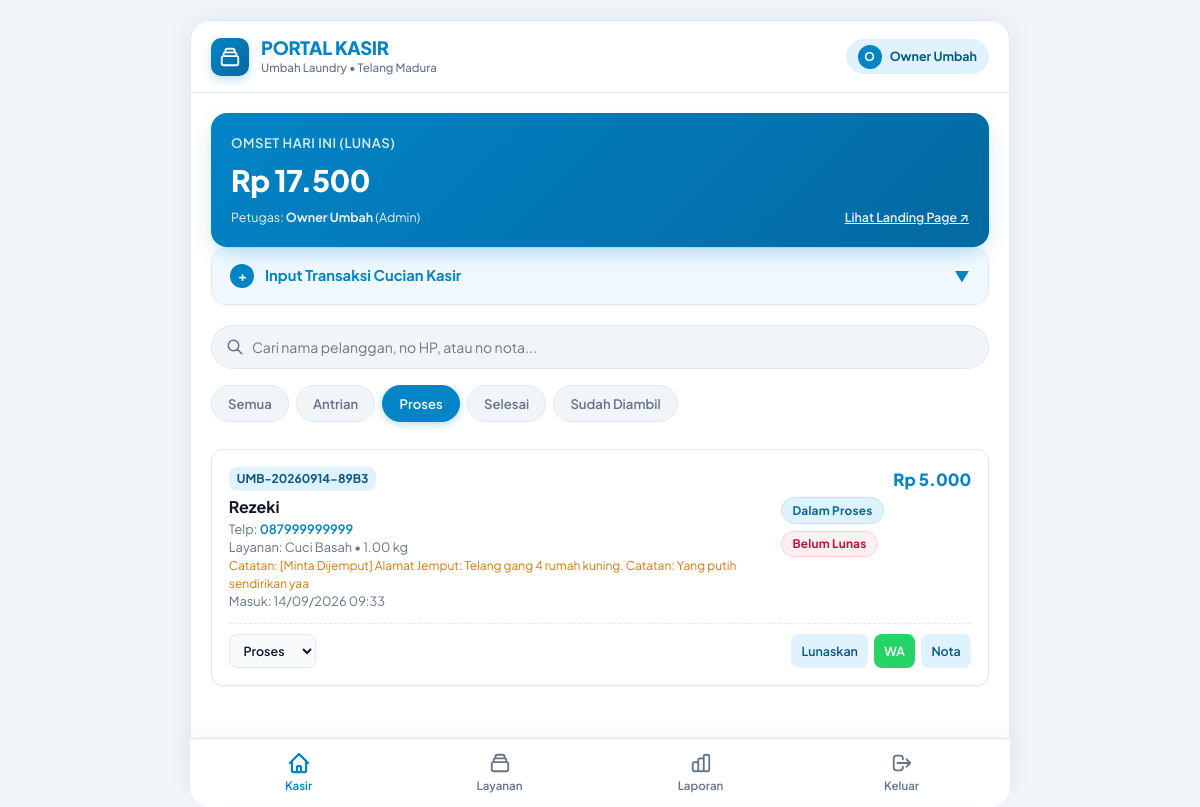
/kasir.php?status=Dalam Proses (signed in), run on the app's committed database.
### tables this page shows
CREATE TABLE `transaksi` (
  `id` int(11) NOT NULL AUTO_INCREMENT,
  `kode_transaksi` varchar(30) NOT NULL,
  `id_pelanggan` int(11) NOT NULL,
  `id_layanan` int(11) NOT NULL,
  `id_karyawan` int(11) DEFAULT NULL,
  `berat_jumlah` decimal(5,2) NOT NULL,
  `total_harga` decimal(10,2) NOT NULL,
  `metode_pembayaran` enum('Tunai','QRIS','Transfer') DEFAULT 'Tunai',
  `status_pembayaran` enum('Belum Lunas','Lunas') DEFAULT 'Lunas',
  `status_cucian` enum('Antrian','Dalam Proses','Selesai','Sudah Diambil','Batal') DEFAULT 'Antrian',
  `catatan` text DEFAULT NULL,
  `tanggal_masuk` datetime DEFAULT current_timestamp(),
  `tanggal_selesai` datetime DEFAULT NULL,
  PRIMARY KEY (`id`),
  UNIQUE KEY `kode_transaksi` (`kode_transaksi`),
  KEY `fk_tx_pelanggan` (`id_pelanggan`),
  KEY `fk_tx_layanan` (`id_layanan`),
  KEY `fk_tx_karyawan` (`id_karyawan`),
  CONSTRAINT `fk_tx_karyawan` FOREIGN KEY (`id_karyawan`) REFERENCES `users` (`id`) ON DELETE SET NULL,
  CONSTRAINT `fk_tx_layanan` FOREIGN KEY (`id_layanan`) REFERENCES `layanan` (`id`),
  CONSTRAINT `fk_tx_pelanggan` FOREIGN KEY (`id_pelanggan`) REFERENCES `pelanggan` (`id`) ON DELETE CASCADE
);

CREATE TABLE `pelanggan` (
  `id` int(11) NOT NULL AUTO_INCREMENT,
  `nama` varchar(100) NOT NULL,
  `no_hp` varchar(20) NOT NULL,
  `alamat` text DEFAULT NULL,
  `jumlah_bonus` int(11) DEFAULT 0,
  `created_at` timestamp NOT NULL DEFAULT current_timestamp(),
  PRIMARY KEY (`id`),
  UNIQUE KEY `no_hp` (`no_hp`)
);

CREATE TABLE `layanan` (
  `id` int(11) NOT NULL AUTO_INCREMENT,
  `nama_layanan` varchar(100) NOT NULL,
  `kategori` varchar(50) NOT NULL,
  `satuan` varchar(20) NOT NULL DEFAULT 'kg',
  `harga_per_satuan` decimal(10,2) NOT NULL,
  `created_at` timestamp NOT NULL DEFAULT current_timestamp(),
  PRIMARY KEY (`id`)
);

### classes/Transaksi.php (called while the page is built, shortened)
<?php
class Transaksi {
    private PDO $db;
    private string $table = "transaksi";
    public function __construct(PDO $db) {
        $this->db = $db;
    }
    public function getDaftarTransaksi(string $status = '', string $search = ''): array {
        $sql = "SELECT t.*, p.nama AS nama_pelanggan, p.no_hp, p.alamat AS alamat_pelanggan,
                       l.nama_layanan, l.satuan, l.harga_per_satuan, u.nama AS nama_karyawan
                FROM {$this->table} t
                JOIN pelanggan p ON t.id_pelanggan = p.id
                JOIN layanan l ON t.id_layanan = l.id
                LEFT JOIN users u ON t.id_karyawan = u.id
                WHERE 1=1";
        $params = [];
        if (!empty($status)) {
            $sql .= " AND t.status_cucian = :status";
            $params[':status'] = $status;
        }
        $sql .= " ORDER BY t.id DESC";
        $stmt = $this->db->prepare($sql);
        $stmt->execute($params);
        return $stmt->fetchAll();
    }
    public function getOmsetHariIni(): float {
        $stmt = $this->db->prepare("SELECT SUM(total_harga) as total FROM {$this->table} WHERE DATE(tanggal_masuk) = CURDATE() AND status_pembayaran = 'Lunas'");
        $stmt->execute();
        $res = $stmt->fetch();
        return (float)($res['total'] ?? 0.0);
    }
}

### kasir.php (the view, shortened to what this page needs)
<?php
require_once __DIR__ . '/classes/Transaksi.php';
$db = (new Database())->getConnection();
$transaksiModel = new Transaksi($db);
$errorMsg   = '';
$omset    = $transaksiModel->getOmsetHariIni();
$statusFilter = $_GET['status'] ?? '';
$searchQuery  = trim($_GET['q'] ?? '');
$daftarTransaksi = $transaksiModel->getDaftarTransaksi($statusFilter, $searchQuery);
?>
<!DOCTYPE html>
<html lang="id">
<head>
    <link rel="stylesheet" href="assets/css/chingu-style.css">
</head>
<body>
<div class="app-container">
    <header class="top-header">
        <div class="brand-wrapper">
            <div class="brand-logo-icon">
                <svg width="22" height="22" fill="none" stroke="currentColor" viewBox="0 0 24 24">
                    <path stroke-linecap="round" stroke-linejoin="round" stroke-width="2" d="M19 11H5m14 0a2 2 0 012 2v6a2 2 0 01-2 2H5a2 2 0 01-2-2v-6a2 2 0 012-2m14 0V9a2 2 0 00-2-2M5 11V9a2 2 0 012-2m0 0V5a2 2 0 012-2h6a2 2 0 012 2v2M7 7h10" />
                </svg>
            </div>
            <div>
                <a href="kasir.php" class="brand-title">PORTAL KASIR</a>
                <div class="brand-loc">Umbah Laundry • Telang Madura</div>
            </div>
        </div>
        <div class="user-badge">
            <div class="user-badge-avatar"><?= strtoupper(substr($_SESSION['user']['nama'], 0, 1)) ?></div>
            <div class="user-badge-name"><?= htmlspecialchars($_SESSION['user']['nama']) ?></div>
        </div>
    </header>
    <div class="content">
        <div class="stat-card">
            <h4>Omset Hari Ini (Lunas)</h4>
            <div class="amount">Rp <?= number_format($omset, 0, ',', '.') ?></div>
            <div style="font-size: 0.78rem; opacity: 0.9; margin-top: 0.35rem; display: flex; justify-content: space-between;">
                <span>Petugas: <strong><?= htmlspecialchars($_SESSION['user']['nama']) ?></strong> (<?= ucfirst(htmlspecialchars($_SESSION['user']['role'])) ?>)</span>
                <a href="index.php" target="_blank" style="color: #fff; text-decoration: underline; font-weight: 600;">Lihat Landing Page ↗</a>
            </div>
        </div>
        <details class="collapse-card" <?= (isset($_POST['buat_transaksi']) && $errorMsg) ? 'open' : '' ?>>
            <summary class="collapse-summary">
                <span><span class="badge-icon">+</span> Input Transaksi Cucian Kasir</span>
                <span>▼</span>
            </summary>
        </details>
        <form method="GET" action="kasir.php" class="search-wrapper">
            <span class="search-icon" style="display:inline-flex;align-items:center;">
            </span>
            <input type="text" name="q" placeholder="Cari nama pelanggan, no HP, atau no nota..." value="<?= htmlspecialchars($searchQuery) ?>" onchange="this.form.submit()">
        </form>
        <div class="tabs">
            <a href="kasir.php<?= !empty($searchQuery) ? '?q='.urlencode($searchQuery) : '' ?>" class="tab-btn <?= empty($statusFilter) ? 'active' : '' ?>">Semua</a>
            <a href="kasir.php?status=Antrian<?= !empty($searchQuery) ? '&q='.urlencode($searchQuery) : '' ?>" class="tab-btn <?= $statusFilter === 'Antrian' ? 'active' : '' ?>">Antrian</a>
            <a href="kasir.php?status=Dalam Proses<?= !empty($searchQuery) ? '&q='.urlencode($searchQuery) : '' ?>" class="tab-btn <?= $statusFilter === 'Dalam Proses' ? 'active' : '' ?>">Proses</a>
            <a href="kasir.php?status=Selesai<?= !empty($searchQuery) ? '&q='.urlencode($searchQuery) : '' ?>" class="tab-btn <?= $statusFilter === 'Selesai' ? 'active' : '' ?>">Selesai</a>
            <a href="kasir.php?status=Sudah Diambil<?= !empty($searchQuery) ? '&q='.urlencode($searchQuery) : '' ?>" class="tab-btn <?= $statusFilter === 'Sudah Diambil' ? 'active' : '' ?>">Sudah Diambil</a>
        </div>
        <div class="order-list">
            <?php if (empty($daftarTransaksi)): ?>
                <div style="text-align: center; color: var(--text-muted); font-size: 0.85rem; padding: 2.5rem 1rem; background: var(--surface); border: 1px solid var(--border); border-radius: 12px;">
                    Tidak ada antrian cucian ditemukan.
                </div>
            <?php else: ?>
                <?php foreach ($daftarTransaksi as $trx): ?>
                    <?php
                        $badgeClass = match($trx['status_cucian']) {
                            'Antrian'       => 'badge-antrian',
                            'Dalam Proses'  => 'badge-proses',
                            'Selesai'       => 'badge-selesai',
                            'Sudah Diambil' => 'badge-diambil',
                            'Batal'         => 'badge-batal',
                            default         => 'badge-proses'
                        };
                        $hpRaw = preg_replace('/[^0-9]/', '', $trx['no_hp']);
                        $hpWa = str_starts_with($hpRaw, '0') ? ('62' . substr($hpRaw, 1)) : $hpRaw;
                        $waText = "Halo kak *{$trx['nama_pelanggan']}*,\n"
                                . "Update cucian Anda di *Umbah Laundry*:\n"
                                . "No Nota: *{$trx['kode_transaksi']}*\n"
                                . "Layanan: {$trx['nama_layanan']} ({$trx['berat_jumlah']} {$trx['satuan']})\n"
                                . "Total: Rp " . number_format($trx['total_harga'], 0, ',', '.') . " (" . $trx['status_pembayaran'] . ")\n"
                                . "Status Cucian: *{$trx['status_cucian']}*\n\n"
                                . "Terima kasih.";
                        $waUrl = "https://api.whatsapp.com/send?phone={$hpWa}&text=" . urlencode($waText);
                    ?>
                    <div class="order-card">
                        <div class="order-card-header">
                            <div>
                                <span class="order-code"><?= htmlspecialchars($trx['kode_transaksi']) ?></span>
                                <h5><?= htmlspecialchars($trx['nama_pelanggan']) ?></h5>
                                <div class="order-card-meta">
                                    Telp: <a href="<?= $waUrl ?>" target="_blank" style="color: var(--primary); text-decoration: none; font-weight: 600;"><?= htmlspecialchars($trx['no_hp']) ?></a>
                                    <br>
                                    Layanan: <?= htmlspecialchars($trx['nama_layanan']) ?> • <?= $trx['berat_jumlah'] ?> <?= htmlspecialchars($trx['satuan']) ?>
                                    <?php if (!empty($trx['catatan'])): ?>
                                        <br><span style="color: #d97706; font-size: 0.75rem;">Catatan: <?= htmlspecialchars($trx['catatan']) ?></span>
                                    <?php endif; ?>
                                    <br>
                                    Masuk: <?= date('d/m/Y H:i', strtotime($trx['tanggal_masuk'])) ?>
                                </div>
                            </div>
                            <div style="text-align: right;">
                                <div class="order-price">Rp <?= number_format($trx['total_harga'], 0, ',', '.') ?></div>
                                <div style="margin-top: 0.35rem;" class="order-card-badges">
                                    <span class="badge <?= $badgeClass ?>"><?= htmlspecialchars($trx['status_cucian']) ?></span>
                                    <?php if ($trx['status_pembayaran'] === 'Lunas'): ?>
                                        <span class="badge badge-lunas">Lunas</span>
                                    <?php else: ?>
                                        <span class="badge badge-belum-lunas">Belum Lunas</span>
                                    <?php endif; ?>
                                </div>
                            </div>
                        </div>
                        <div class="order-card-actions">
                            <form method="POST" action="kasir.php" class="status-select-form">
                                <select name="new_status" onchange="this.form.submit()" title="Ubah status cucian">
                                    <option value="Dalam Proses" <?= $trx['status_cucian'] === 'Dalam Proses' ? 'selected' : '' ?>>Proses</option>
                                </select>
                            </form>
                            <div style="display: flex; gap: 0.35rem;">
                                <?php if ($trx['status_pembayaran'] === 'Belum Lunas'): ?>
                                    <form method="POST" action="kasir.php" style="display: inline;">
                                        <button type="submit" class="btn-sm btn-sm-nota" title="Tandai Pembayaran Lunas" onclick="return confirm('Tandai transaksi ini Lunas?')">
                                            Lunaskan
                                        </button>
                                    </form>
                                <?php endif; ?>
                                <a href="<?= $waUrl ?>" target="_blank" class="btn-sm btn-sm-whatsapp" title="Kirim WA">
                                    WA
                                </a>
                                <button type="button" class="btn-sm btn-sm-nota" onclick="showReceipt(<?= htmlspecialchars(json_encode($trx)) ?>)">
                                    Nota
                                </button>
                            </div>
                        </div>
                    </div>
                <?php endforeach; ?>
            <?php endif; ?>
        </div>
    </div>
    <nav class="bottom-nav">
        <a href="kasir.php" class="nav-item active">
            <svg fill="none" stroke="currentColor" viewBox="0 0 24 24">
                <path stroke-linecap="round" stroke-linejoin="round" d="M3 12l2-2m0 0l7-7 7 7M5 10v10a1 1 0 001 1h3m10-11l2 2m-2-2v10a1 1 0 01-1 1h-3m-6 0a1 1 0 001-1v-4a1 1 0 011-1h2a1 1 0 011 1v4a1 1 0 001 1m-6 0h6" />
            </svg>
            Kasir
        </a>
        <a href="services.php" class="nav-item">
            <svg fill="none" stroke="currentColor" viewBox="0 0 24 24">
                <path stroke-linecap="round" stroke-linejoin="round" d="M19 11H5m14 0a2 2 0 012 2v6a2 2 0 01-2 2H5a2 2 0 01-2-2v-6a2 2 0 012-2m14 0V9a2 2 0 00-2-2M5 11V9a2 2 0 012-2m0 0V5a2 2 0 012-2h6a2 2 0 012 2v2M7 7h10" />
            </svg>
            Layanan
        </a>
        <a href="laporan.php" class="nav-item">
            Laporan
        </a>
        <a href="logout.php" class="nav-item" onclick="return confirm('Keluar dari portal kasir?')">
            <svg fill="none" stroke="currentColor" viewBox="0 0 24 24">
                <path stroke-linecap="round" stroke-linejoin="round" d="M17 16l4-4m0 0l-4-4m4 4H7m6 4v1a3 3 0 01-3 3H6a3 3 0 01-3-3V7a3 3 0 013-3h4a3 3 0 013 3v1" />
            </svg>
            Keluar
        </a>
    </nav>
</div>
</body>
</html>

### data on the page
transaksi: kode_transaksi "UMB-20260914-89B3", id_pelanggan.nama "Rezeki", id_pelanggan.no_hp "087999999999", id_layanan.nama_layanan "Cuci Basah", berat_jumlah "1.00", id_layanan.satuan "kg", catatan "[Minta Dijemput] Alamat Jemput: Telang gang 4 rumah kuning. Catatan: Yang putih sendirikan yaa", tanggal_masuk "14/09/2026 09:33", total_harga "5.000", status_cucian "Dalam Proses", status_pembayaran "Belum Lunas", new_status "Proses"

### other printed values
substr($_SESSION['user']['nama'], 0, 1) "O"
$_SESSION['user']['nama'] "Owner Umbah"
$omset "17.500"
$_SESSION['user']['role'] "Admin"
